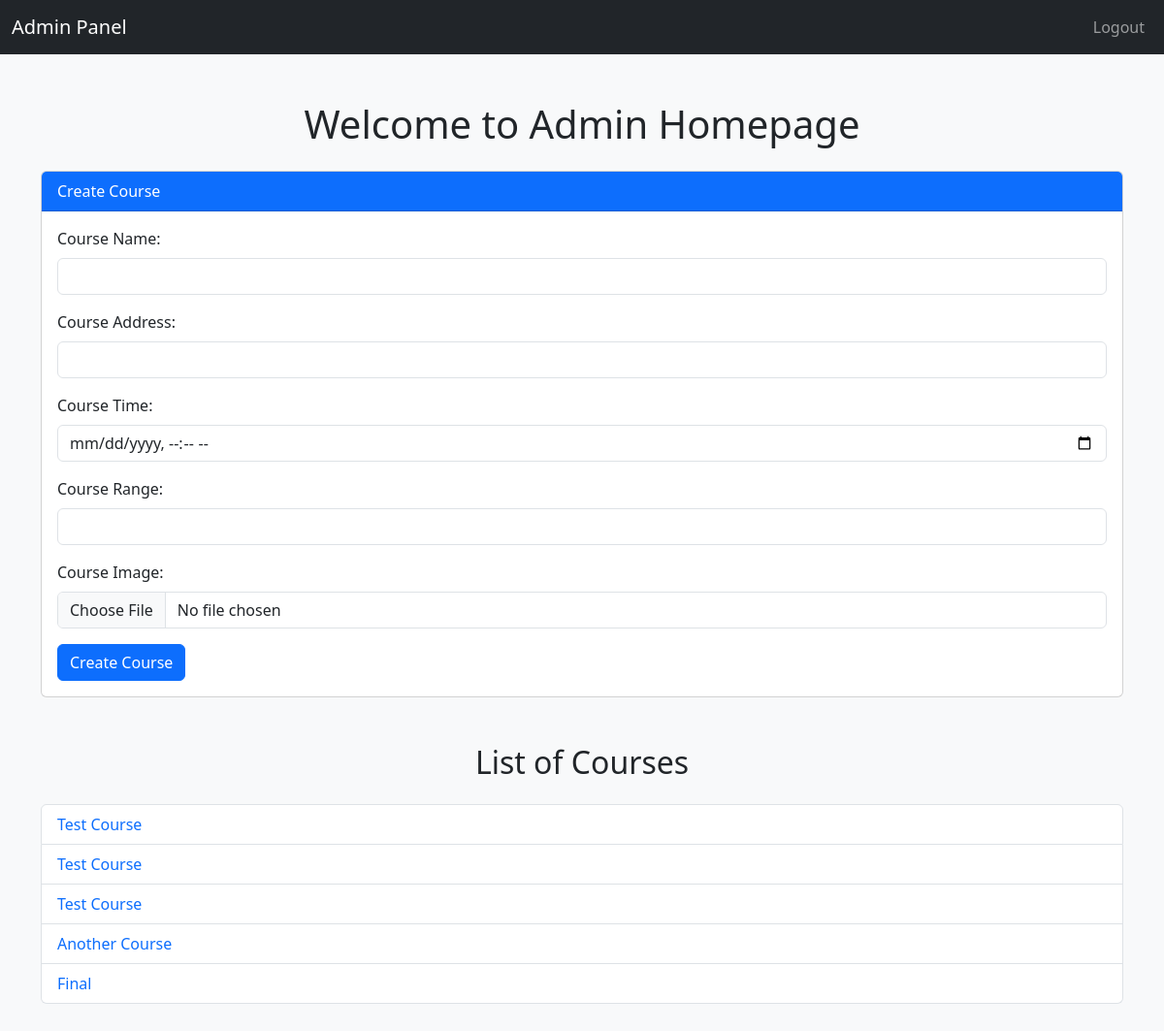
The page /admin/index.php (signed in) on the database its author committed.
### tables this page shows
CREATE TABLE `course` (
  `id` int(11) NOT NULL,
  `name` text NOT NULL,
  `address` text NOT NULL,
  `time` datetime NOT NULL,
  `ranges` varchar(255) NOT NULL,
  `image` text NOT NULL
);

### lib/DB.php (called while the page is built, shortened)
<?php
class DB{
    private $host="localhost";
    private $user="root";
    private $pass="";
    private $db="marathon";
    public function __construct(){
        $this->conn=new mysqli($this->host,$this->user,$this->pass,$this->db);
    }
}

### lib/AD.php (called while the page is built, shortened)
<?php
class AD {
    private $db;
    public function __construct() {
        $this->db = new DB();
    }
    public function getCourses() {
        $sql = "SELECT * FROM course";
        $result = $this->db->conn->query($sql);
        return $result;
    }
}
?>

### admin/index.php (the view, shortened to what this page needs)
<?php
$ad = new AD();
$courses = $ad->getCourses();
?>
<!DOCTYPE html>
<html lang="en">
<head>
    <link href="https://cdn.jsdelivr.net/npm/bootstrap@5.3.0-alpha1/dist/css/bootstrap.min.css" rel="stylesheet">
</head>
<body class="bg-light">
    <nav class="navbar navbar-expand-lg navbar-dark bg-dark">
        <div class="container-fluid">
            <a class="navbar-brand" href="#">Admin Panel</a>
            <div class="collapse navbar-collapse">
                <ul class="navbar-nav ms-auto">
                    <li class="nav-item">
                        <a class="nav-link" href="logout.php">Logout</a>
                    </li>
                </ul>
            </div>
        </div>
    </nav>
    <div class="container py-5">
        <h1 class="text-center mb-4">Welcome to Admin Homepage</h1>
        <div class="card mb-5">
            <div class="card-header bg-primary text-white">Create Course</div>
            <div class="card-body">
                <form method="post" action="index.php" enctype="multipart/form-data">
                    <div class="mb-3">
                        <label for="name" class="form-label">Course Name:</label>
                        <input type="text" id="name" name="name" class="form-control" required>
                    </div>
                    <div class="mb-3">
                        <label for="address" class="form-label">Course Address:</label>
                        <input type="text" id="address" name="address" class="form-control" required>
                    </div>
                    <div class="mb-3">
                        <label for="time" class="form-label">Course Time:</label>
                        <input type="datetime-local" id="time" name="time" class="form-control" required>
                    </div>
                    <div class="mb-3">
                        <label for="range" class="form-label">Course Range:</label>
                        <input type="number" id="range" name="range" step="0.01" class="form-control" required>
                    </div>
                    <div class="mb-3">
                        <label for="image" class="form-label">Course Image:</label>
                        <input type="file" id="image" name="image" accept="image/*" class="form-control" required>
                    </div>
                    <button type="submit" class="btn btn-primary">Create Course</button>
                </form>
            </div>
        </div>
        <h2 class="text-center mb-4">List of Courses</h2>
        <ul class="list-group">
            <?php while($course = $courses->fetch_assoc()): ?>
                <li class="list-group-item d-flex justify-content-between align-items-center">
                    <a href="course.php?id=<?php echo $course["id"]; ?>" class="text-decoration-none">
                        <?php echo htmlspecialchars($course["name"]); ?>
                    </a>
                </li>
            <?php endwhile; ?>
        </ul>
    </div>
</body>
</html>

### rows shown on the page
course: name "Test Course"
course: name "Test Course"
course: name "Test Course"
course: name "Another Course"
course: name "Final"
